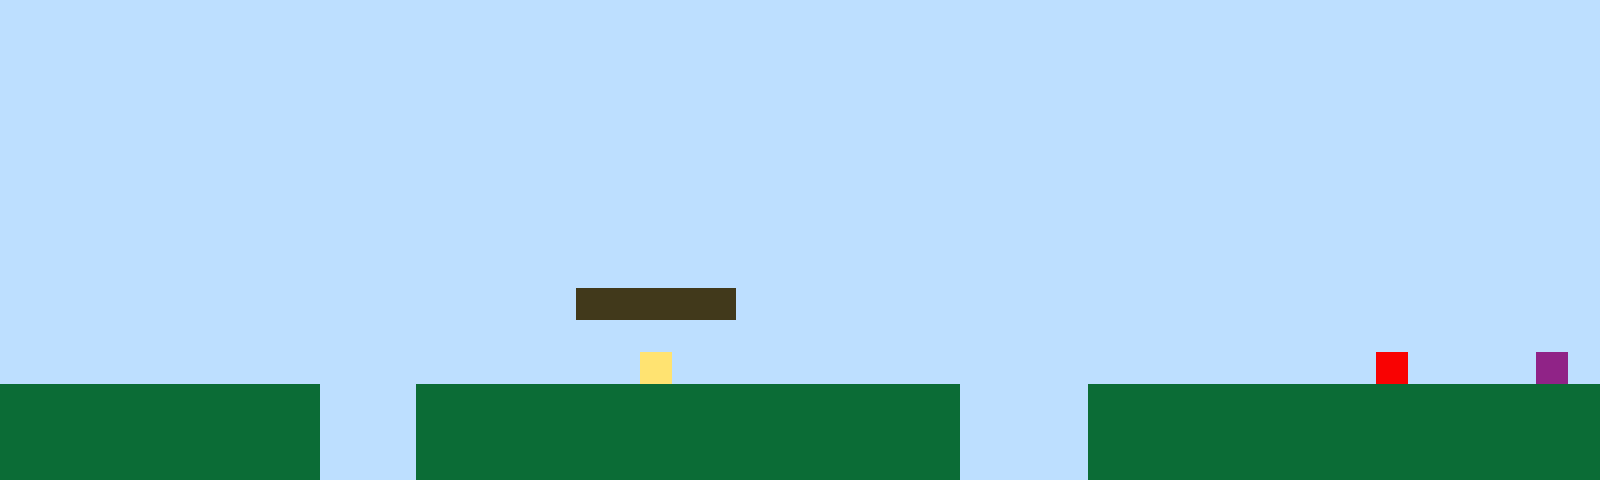

This is a level from a 2D game, rendered from its Tiled map with the project's own tilesets. A one-line summary and the complete map file follow:
An orthogonal 50x15 tile map with 32x32 px tiles, 1 tile layer (Tile Layer 1).

<map version="1.10" tiledversion="1.11.2" orientation="orthogonal" renderorder="right-up" width="50" height="15" tilewidth="32" tileheight="32" infinite="0" nextlayerid="2" nextobjectid="1"><editorsettings><export target="map1.csv" format="csv" /></editorsettings><tileset firstgid="1" name="sprites" tilewidth="32" tileheight="32" tilecount="6" columns="3"><image source="sprites.png" width="96" height="64" /></tileset><layer id="1" name="Tile Layer 1" width="50" height="15"><data encoding="csv">1,1,1,1,1,1,1,1,1,1,1,1,1,1,1,1,1,1,1,1,1,1,1,1,1,1,1,1,1,1,1,1,1,1,1,1,1,1,1,1,1,1,1,1,1,1,1,1,1,1,1,1,1,1,1,1,1,1,1,1,1,1,1,1,1,1,1,1,1,1,1,1,1,1,1,1,1,1,1,1,1,1,1,1,1,1,1,1,1,1,1,1,1,1,1,1,1,1,1,1,1,1,1,1,1,1,1,1,1,1,1,1,1,1,1,1,1,1,1,1,1,1,1,1,1,1,1,1,1,1,1,1,1,1,1,1,1,1,1,1,1,1,1,1,1,1,1,1,1,1,1,1,1,1,1,1,1,1,1,1,1,1,1,1,1,1,1,1,1,1,1,1,1,1,1,1,1,1,1,1,1,1,1,1,1,1,1,1,1,1,1,1,1,1,1,1,1,1,1,1,1,1,1,1,1,1,1,1,1,1,1,1,1,1,1,1,1,1,1,1,1,1,1,1,1,1,1,1,1,1,1,1,1,1,1,1,1,1,1,1,1,1,1,1,1,1,1,1,1,1,1,1,1,1,1,1,1,1,1,1,1,1,1,1,1,1,1,1,1,1,1,1,1,1,1,1,1,1,1,1,1,1,1,1,1,1,1,1,1,1,1,1,1,1,1,1,1,1,1,1,1,1,1,1,1,1,1,1,1,1,1,1,1,1,1,1,1,1,1,1,1,1,1,1,1,1,1,1,1,1,1,1,1,1,1,1,1,1,1,1,1,1,1,1,1,1,1,1,1,1,1,1,1,1,1,1,1,1,1,1,1,1,1,1,1,1,1,1,1,1,1,1,1,1,1,1,1,1,1,1,1,1,1,1,1,1,1,1,1,1,1,1,1,1,1,1,1,1,1,1,1,1,1,1,1,1,1,1,1,1,1,1,1,1,1,1,1,1,1,1,1,1,1,1,1,1,1,1,1,1,1,1,1,1,1,1,1,1,1,1,1,1,1,1,1,1,1,1,1,1,1,1,1,1,1,1,1,1,1,1,1,1,1,1,1,1,1,1,3,3,3,3,3,1,1,1,1,1,1,1,1,1,1,1,1,1,1,1,1,1,1,1,1,1,1,1,1,1,1,1,1,1,1,1,1,1,1,1,1,1,1,1,1,1,1,1,1,1,1,1,1,1,1,1,1,1,1,1,1,1,1,1,1,1,1,1,1,1,1,1,1,1,1,1,1,1,1,1,1,1,1,1,1,1,1,1,1,1,1,1,1,1,1,1,1,1,1,1,1,1,4,1,1,1,1,1,1,1,1,1,1,1,1,1,1,1,1,1,1,1,1,1,1,5,1,1,1,1,6,1,2,2,2,2,2,2,2,2,2,2,1,1,1,2,2,2,2,2,2,2,2,2,2,2,2,2,2,2,2,2,1,1,1,1,2,2,2,2,2,2,2,2,2,2,2,2,2,2,2,2,2,2,2,2,2,2,2,2,2,2,1,1,1,2,2,2,2,2,2,2,2,2,2,2,2,2,2,2,2,2,1,1,1,1,2,2,2,2,2,2,2,2,2,2,2,2,2,2,2,2,2,2,2,2,2,2,2,2,2,2,1,1,1,2,2,2,2,2,2,2,2,2,2,2,2,2,2,2,2,2,1,1,1,1,2,2,2,2,2,2,2,2,2,2,2,2,2,2,2,2</data></layer></map>
